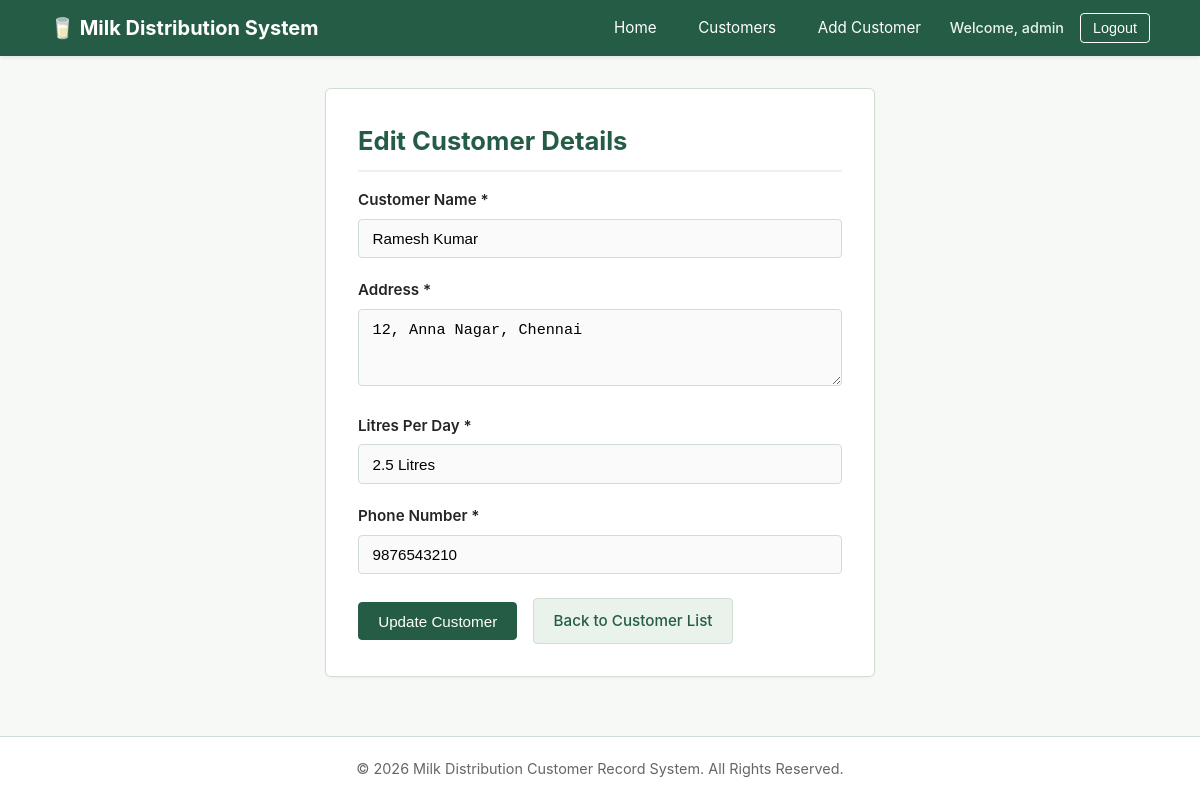
Page /customers/edit/1/ (signed in) on the committed database.
### customers/models.py (models this page shows, shortened)
class Customer(models.Model):
    name = models.CharField(max_length=100)
    address = models.CharField(max_length=255)
    litres_per_day = models.CharField(max_length=20)
    phone = models.CharField(max_length=15)

### customers/views.py (the view, shortened to what this page needs)
# urls.py: path('customers/edit/<int:id>/', views.edit_customer, name='edit_customer'),
@login_required
def edit_customer(request, id):
    customer = get_object_or_404(Customer, id=id)
    return render(request, 'customers/edit_customer.html', {'customer': customer})

### customers/templates/customers/edit_customer.html (shortened to what this page needs)
{% extends 'customers/base.html' %}
{% block content %}
<div class="card form-container">
    <h2 class="card-title">Edit Customer Details</h2>
    <form id="editCustomerForm" method="POST" action="{% url 'edit_customer' customer.id %}" onsubmit="return validateEditCustomerForm(event);">
        <div class="form-group">
            <label for="name">Customer Name *</label>
            <input type="text" id="name" name="name" class="form-control" value="{{ customer.name }}" required>
        </div>
        <div class="form-group">
            <label for="address">Address *</label>
            <textarea id="address" name="address" class="form-control" rows="3" required>{{ customer.address }}</textarea>
        </div>
        <div class="form-group">
            <label for="litres_per_day">Litres Per Day *</label>
            <input type="text" id="litres_per_day" name="litres_per_day" class="form-control" value="{{ customer.litres_per_day }}" required>
        </div>
        <div class="form-group">
            <label for="phone">Phone Number *</label>
            <input type="text" id="phone" name="phone" class="form-control" value="{{ customer.phone }}" required>
        </div>
        <div class="form-actions">
            <button type="submit" class="btn btn-primary">Update Customer</button>
            <a href="{% url 'customer_list' %}" class="btn btn-secondary">Back to Customer List</a>
        </div>
    </form>
</div>
{% endblock %}

### customers/templates/customers/base.html (shortened to what this page needs)
{% load static %}
<!DOCTYPE html>
<html lang="en">
<head>
    <link rel="stylesheet" href="{% static 'customers/style.css' %}">
</head>
<body>
    <header>
        <div class="nav-container">
            <a href="{% url 'home' %}" class="nav-brand">
                🥛 Milk Distribution System
            </a>
            <ul class="nav-links">
                <li><a href="{% url 'home' %}">Home</a></li>
                {% if user.is_authenticated %}
                    <li><a href="{% url 'customer_list' %}">Customers</a></li>
                    <li><a href="{% url 'add_customer' %}">Add Customer</a></li>
                    <li class="nav-user">Welcome, {{ user.username }}</li>
                    <li>
                        <form method="POST" action="{% url 'logout' %}" style="display:inline;">
                            <button type="submit" class="nav-logout-btn">Logout</button>
                        </form>
                    </li>
                {% else %}
                    <li><a href="{% url 'login' %}">Login</a></li>
                    <li><a href="{% url 'signup' %}">Sign Up</a></li>
                {% endif %}
            </ul>
        </div>
    </header>
    <main>
        {% block content %}
        {% endblock %}
    </main>
    <footer>
        <p>© 2026 Milk Distribution Customer Record System. All Rights Reserved.</p>
    </footer>
</body>
</html>

### customers/static/customers/style.css (style rules this page uses)
:root { --primary-color: #245C45; --primary-hover: #1b4534; --secondary-color: #EAF2EC; --background-color: #F7F9F7; --text-color: #252525; --text-muted: #666666; --white: #FFFFFF; --border-color: #D1DCD3; --danger-color: #C0392B; --danger-hover: #962D22; --success-bg: #D4EDDA; --success-text: #155724; --error-bg: #F8D7DA; --error-text: #721C24; }
* { box-sizing: border-box; margin: 0; padding: 0; }
body { font-family: -apple-system, BlinkMacSystemFont, "Segoe UI", Roboto, "Helvetica Neue", Arial, sans-serif; background-color: var(--background-color); color: var(--text-color); line-height: 1.6; display: flex; flex-direction: column; min-height: 100vh; }
header { background-color: var(--primary-color); color: var(--white); padding: 0.75rem 1.5rem; box-shadow: 0 2px 4px rgba(0, 0, 0, 0.08); }
.nav-container { max-width: 1100px; margin: 0 auto; display: flex; justify-content: space-between; align-items: center; flex-wrap: wrap; gap: 1rem; }
.nav-brand { font-size: 1.25rem; font-weight: bold; color: var(--white); text-decoration: none; display: flex; align-items: center; gap: 0.5rem; }
.nav-links { display: flex; align-items: center; gap: 1rem; list-style: none; }
.nav-links a { color: var(--white); text-decoration: none; font-size: 0.95rem; padding: 0.4rem 0.8rem; border-radius: 4px; transition: background-color 0.2s ease; }
.nav-user { color: var(--secondary-color); font-size: 0.9rem; font-weight: 500; }
.nav-logout-btn { background: transparent; border: 1px solid var(--white); color: var(--white); padding: 0.35rem 0.75rem; border-radius: 4px; cursor: pointer; font-size: 0.9rem; transition: background-color 0.2s, color 0.2s; }
main { flex: 1; max-width: 1100px; width: 100%; margin: 2rem auto; padding: 0 1.5rem; }
.card { background-color: var(--white); border: 1px solid var(--border-color); border-radius: 6px; padding: 2rem; box-shadow: 0 1px 3px rgba(0, 0, 0, 0.05); }
.card-title { color: var(--primary-color); margin-bottom: 1rem; font-size: 1.6rem; border-bottom: 2px solid var(--secondary-color); padding-bottom: 0.5rem; }
.btn { display: inline-block; padding: 0.6rem 1.2rem; font-size: 0.95rem; font-weight: 500; text-align: center; text-decoration: none; border-radius: 4px; cursor: pointer; border: 1px solid transparent; transition: background-color 0.2s, border-color 0.2s; }
.btn-primary { background-color: var(--primary-color); color: var(--white); border-color: var(--primary-color); }
.btn-secondary { background-color: var(--secondary-color); color: var(--primary-color); border-color: var(--border-color); }
.form-container { max-width: 550px; margin: 0 auto; }
.form-group { margin-bottom: 1.25rem; }
.form-group label { display: block; margin-bottom: 0.4rem; font-weight: 600; color: var(--text-color); font-size: 0.95rem; }
.form-control { width: 100%; padding: 0.65rem 0.85rem; font-size: 0.95rem; border: 1px solid var(--border-color); border-radius: 4px; background-color: #FAFAFA; transition: border-color 0.2s, background-color 0.2s; }
.form-actions { display: flex; align-items: center; gap: 1rem; margin-top: 1.5rem; }
footer { background-color: var(--white); border-top: 1px solid var(--border-color); color: var(--text-muted); text-align: center; padding: 1.25rem 1rem; font-size: 0.9rem; margin-top: auto; }

### rows in the picture
Customer: name "Ramesh Kumar", address "12, Anna Nagar, Chennai", litres_per_day "2.5 Litres", phone "9876543210"

### other values in the picture
{{ user.username }} "admin"
